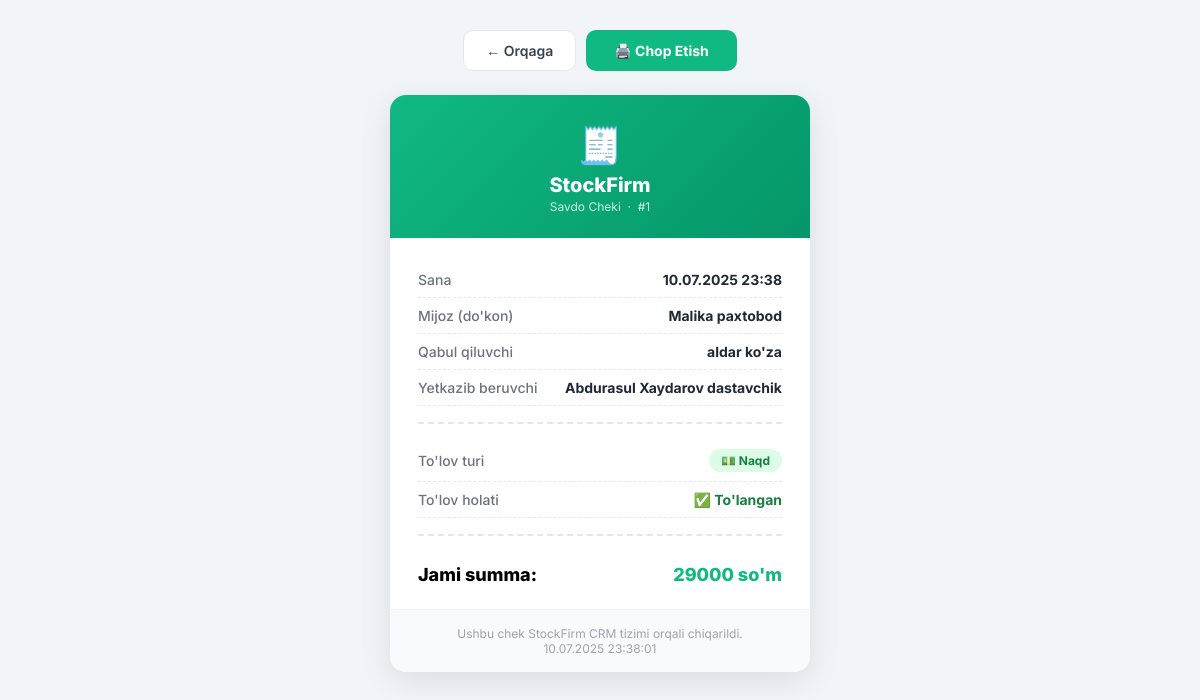
The page /savdo/1/chek/ (signed in) on the database its author committed.
### main/models.py (models this page shows, shortened)
class Savdo(models.Model):
    ST_CHOICES = (
        ('naqd', 'Naqd'),
        ('karta', 'Karta'),
        ('nasiya', 'Nasiya'),
    )
    haridor_dukon = models.ForeignKey(HaridorDukon, on_delete=models.CASCADE)
    yetkazib_beruvchi = models.ForeignKey(YetkazibBeruvchi, on_delete=models.CASCADE)
    vaqt_sana = models.DateTimeField(auto_now_add=True)
    oluvchining_ismi = models.CharField(max_length=255)
    smm = models.TextField(verbose_name="Sotilgan mahsulot miqdori", blank=True, null=True)
    smr = models.ImageField(upload_to='savdo/')
    st = models.CharField(max_length=20, choices=ST_CHOICES)
    summa=models.FloatField(null=True, blank=True)
    tulandi = models.BooleanField(default=False)
    tasdiq_kutilmoqda = models.BooleanField(default=False)

class HaridorDukon(models.Model):
    nomi = models.CharField(max_length=255)
    egasi = models.CharField(max_length=255)
    joylashuvi = models.TextField()
    latitude = models.FloatField(null=True, blank=True)  # Kenglik
    longitude = models.FloatField(null=True, blank=True)  # Uzunlik
    dukon_rasmi = models.ImageField(upload_to='dukons/')
    egasining_rasmi = models.ImageField(upload_to='egalar/')

class YetkazibBeruvchi(models.Model):
    user = models.OneToOneField(User, on_delete=models.CASCADE)
    tuliq_ismi = models.CharField(max_length=255)
    rasmi = models.ImageField(upload_to='yetkazib/')
    bmh = models.TextField(verbose_name="Biriktirilgan mashina haqida")
    bmr = models.ImageField(upload_to='mashina_rasmlar/')
    mahsulotlar = models.TextField(null=True, blank=True)

### main/log_views.py (the view, shortened to what this page needs)
# urls.py: path('savdo/<int:savdo_id>/chek/', savdo_chek, name='savdo_chek'),
@login_required(login_url='login')
def savdo_chek(request, savdo_id):
    savdo = get_object_or_404(Savdo, id=savdo_id)
    context = {'savdo': savdo}
    return render(request, 'savdo_chek.html', context)

### main/templates/savdo_chek.html (shortened to what this page needs)
<!DOCTYPE html>
{% load static %}
<html lang="uz">
<head>
</head>
<body>
    <div class="controls">
        <a href="javascript:history.back()" class="btn-back">← Orqaga</a>
        <button class="btn-print" onclick="window.print()">🖨️ Chop Etish</button>
    </div>
    <div class="receipt">
        <div class="receipt-header">
            <div class="logo">🧾</div>
            <h1>StockFirm</h1>
            <div class="sub">Savdo Cheki &nbsp;·&nbsp; #{{ savdo.id }}</div>
        </div>
        <div class="receipt-body">
            <div class="chek-row">
                <span class="lbl">Sana</span>
                <span class="val">{{ savdo.vaqt_sana|date:"d.m.Y H:i" }}</span>
            </div>
            <div class="chek-row">
                <span class="lbl">Mijoz (do'kon)</span>
                <span class="val">{{ savdo.haridor_dukon.nomi }}</span>
            </div>
            <div class="chek-row">
                <span class="lbl">Qabul qiluvchi</span>
                <span class="val">{{ savdo.oluvchining_ismi }}</span>
            </div>
            <div class="chek-row">
                <span class="lbl">Yetkazib beruvchi</span>
                <span class="val">{{ savdo.yetkazib_beruvchi.tuliq_ismi }}</span>
            </div>
            <hr class="divider">
            <div class="chek-row">
                <span class="lbl">To'lov turi</span>
                <span class="val">
                    {% if savdo.st == 'naqd' %}
                    <span class="status-badge status-naqd">💵 Naqd</span>
                    {% elif savdo.st == 'karta' %}
                    <span class="status-badge status-karta">💳 Karta</span>
                    {% else %}
                    <span class="status-badge status-nasiya">📋 Nasiya</span>
                    {% endif %}
                </span>
            </div>
            <div class="chek-row">
                <span class="lbl">To'lov holati</span>
                <span class="val">
                    {% if savdo.tulandi %}
                    <span style="color:#15803d;">✅ To'langan</span>
                    {% else %}
                    <span style="color:#b45309;">⏳ Kutilmoqda</span>
                    {% endif %}
                </span>
            </div>
            <hr class="divider">
            <div class="total-row">
                <span>Jami summa:</span>
                <span class="total-val">{{ savdo.summa|default:0|floatformat:0 }} so'm</span>
            </div>
        </div>
        <div class="receipt-footer">
            Ushbu chek StockFirm CRM tizimi orqali chiqarildi.<br>
            {{ savdo.vaqt_sana|date:"d.m.Y H:i:s" }}
        </div>
    </div>
</body>
</html>

### main/templates/savdo_chek.html (style rules this page uses)
* { box-sizing: border-box; margin: 0; padding: 0; }
body { font-family: 'Inter', sans-serif; background: #f1f5f9; display: flex; flex-direction: column; align-items: center; min-height: 100vh; padding: 30px 16px; }
.controls { display: flex; gap: 10px; margin-bottom: 24px; }
.btn-print { padding: 11px 28px; background: #10b981; color: white; border: none; border-radius: 10px; font-size: 14px; font-weight: 700; cursor: pointer; font-family: 'Inter', sans-serif; display: flex; align-items: center; gap: 8px; transition: background 0.2s; }
.btn-back { padding: 11px 22px; background: white; color: #374151; border: 1.5px solid #e5e7eb; border-radius: 10px; font-size: 14px; font-weight: 600; cursor: pointer; text-decoration: none; display: flex; align-items: center; gap: 8px; font-family: 'Inter', sans-serif; }
.receipt { width: 100%; max-width: 420px; background: white; border-radius: 16px; box-shadow: 0 8px 32px rgba(0, 0, 0, 0.10); overflow: hidden; }
.receipt-header { background: linear-gradient(135deg, #10b981, #059669); color: white; padding: 28px 28px 24px; text-align: center; }
.receipt-header .logo { font-size: 36px; margin-bottom: 6px; }
.receipt-header h1 { font-size: 20px; font-weight: 800; margin-bottom: 2px; }
.receipt-header .sub { font-size: 12px; opacity: 0.8; }
.receipt-body { padding: 24px 28px; }
.chek-row { display: flex; justify-content: space-between; align-items: center; padding: 9px 0; border-bottom: 1px dashed #e5e7eb; font-size: 14px; }
.chek-row .lbl { color: #6b7280; font-weight: 500; }
.chek-row .val { font-weight: 700; color: #1f2937; text-align: right; }
.divider { border: none; border-top: 2px dashed #e5e7eb; margin: 16px 0; }
.total-row { display: flex; justify-content: space-between; font-size: 18px; font-weight: 800; padding: 12px 0 0; }
.total-row .total-val { color: #10b981; }
.status-badge { display: inline-flex; align-items: center; gap: 5px; padding: 4px 12px; border-radius: 999px; font-size: 12px; font-weight: 700; }
.status-naqd { background: #dcfce7; color: #15803d; }
.receipt-footer { background: #f9fafb; border-top: 1px solid #f3f4f6; padding: 16px 28px; text-align: center; font-size: 12px; color: #9ca3af; }

### rows shown on the page
Savdo: id "1", vaqt_sana "10.07.2025 23:38", haridor_dukon.nomi "Malika paxtobod", oluvchining_ismi "aldar ko'za", yetkazib_beruvchi.tuliq_ismi "Abdurasul Xaydarov dastavchik", summa "29000", vaqt_sana "10.07.2025 23:38:01"
